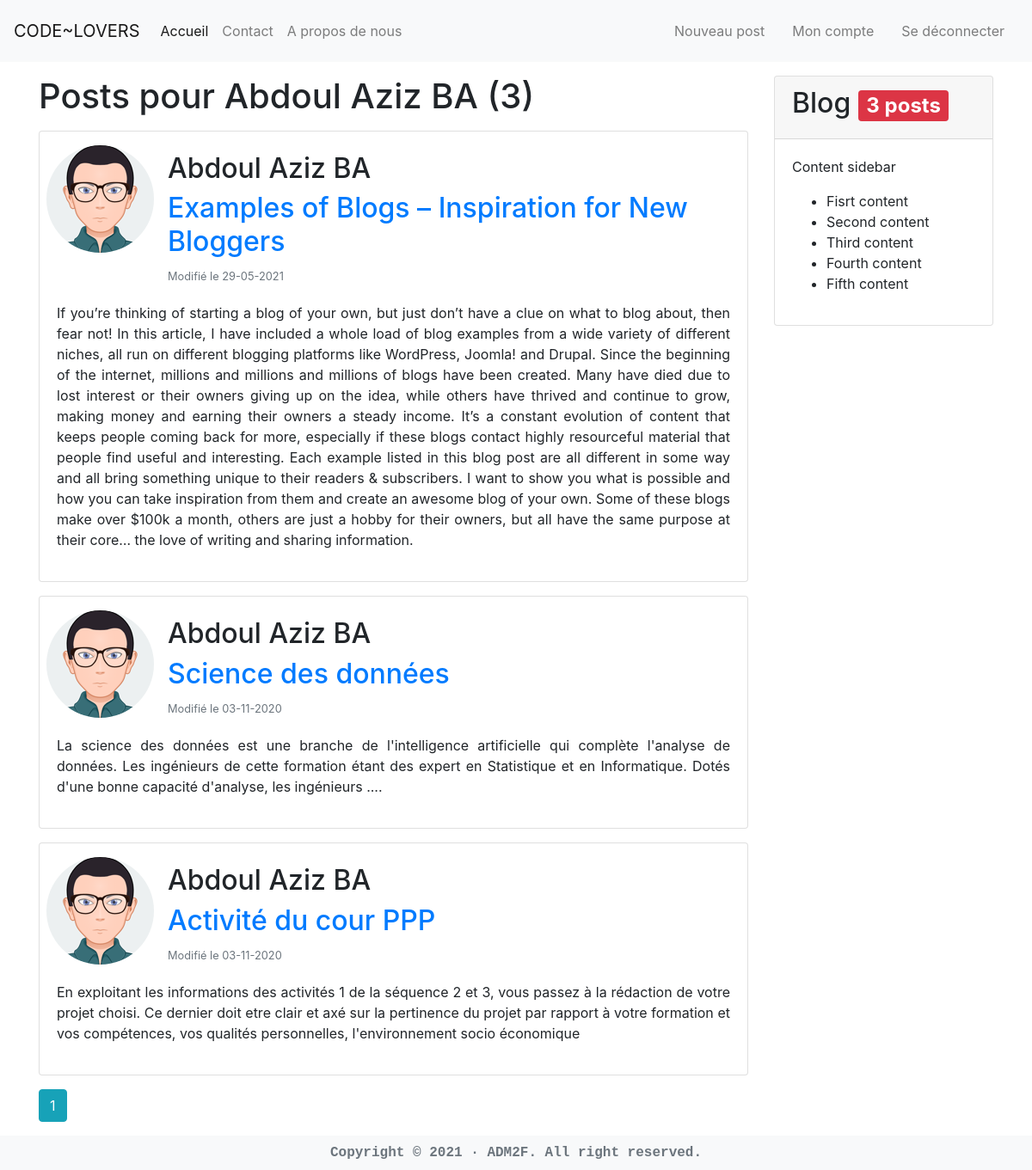
Screenshot of /blog/user/Abdoul Aziz BA (signed in) with the database file from the repository.
### blog/models.py (models this page shows, shortened)
class User(db.Model, UserMixin):
    __tablename__ = 'users'
    id = db.Column(db.Integer, primary_key=True)
    username = db.Column(db.String(20), unique=True, nullable=False)
    email = db.Column(db.String(120), unique=True, nullable=False)
    image_file = db.Column(db.String(120), nullable=False, default='default.png')
    password = db.Column(db.String(60), nullable=False, default='default.png')
    posts = db.relationship('Post', backref='author', lazy=True)

class Post(db.Model):
    __tablename__ = 'posts'
    id = db.Column(db.Integer, primary_key=True)
    title = db.Column(db.String(100), nullable=False)
    date_posted = db.Column(db.DateTime, nullable=False, default=datetime.utcnow())
    content = db.Column(db.Text, nullable=False)
    user_id = db.Column(db.Integer, db.ForeignKey('users.id'), nullable=False)

### blog/routes.py (the view)
@app.route('/blog/user/<string:username>')
def user_posts(username):
    user = User.query.filter_by(username=username).first_or_404()
    page = request.args.get('page', 1, type=int)
    posts = Post.query.filter_by(author=user).order_by(Post.date_posted.desc()).paginate(page=page, per_page=5)
    return render_template('posts/user_posts.html', user=user, posts=posts, title='Blog')

### blog/models.py (called while the page is built)
@login_manager.user_loader
def user_loader(user_id):
    return User.query.get(int(user_id))

### blog/routes.py (called while the page is built)
@app.context_processor
def inject_now():
    return {'now': datetime.now()}

@app.context_processor
def utility_processor():
    def pluralize(count, singular, plural=None):
        if not isinstance(count, int):
            raise ValueError('"{}" must be an integer'.format(count))
        if plural is None:
            plural = singular + 's'
        if count == 1:
            string = singular
        else:
            string = plural
        return f"{count} {string}"
    return dict(pluralize=pluralize)

### blog/templates/posts/user_posts.html
{% extends 'layouts/default.html' %}
{% block body %}
    <div class="row mt-3">
        <div class="col-md-9">
            <h1 class="mb-3">Posts pour {{ user.username }} ({{ posts.total }})</h1>
            {% for post in posts.items %}
                <div class="card mb-3">
                    <div class="media ml-2 mt-3">
                        <img src="{{ url_for('static', filename='img/profile_pics/' + post.author.image_file) }}" alt="" class="align-self-start rounded-circle mr-3">
                        <div class="media-body mt-2">
                            <h2>{{ post.author.username }}</h2>
                            <h2><a class="article-title text-decoration-none" href="{{ url_for('post', post_id=post.id) }}">{{ post.title }}</a></h2>
                            <small class="text-muted">Modifié le {{ post.date_posted.strftime('%d-%m-%Y') }}</small>
                        </div>
                    </div>
                    <div class="card-body">
                        <p class="text-justify">{{ post.content }}</p>
                    </div>
                </div>
            {% endfor %}
            {% for page_num in posts.iter_pages(left_edge=1, right_edge=1, left_current=1, right_current=2) %}
                {% if page_num %}
                    {% if posts.page == page_num %}
                        <a class="btn btn-info mb-2" href="{{ url_for('posts_index', page=page_num) }}">{{ page_num }}</a>
                    {% else %}
                        <a class="btn btn-outline-info mb-2" href="{{ url_for('posts_index', page=page_num) }}">{{ page_num }}</a>
                    {% endif %}
                {% else %}
                    ...
                {% endif %}
            {% endfor %}
        </div>
        <div class="col-md-3">
            <div class="card">
                <div class="card-header">
                    <h2>Blog <div class="badge badge-danger">{{ pluralize(posts.items|length, 'post') }}</div></h2>
                </div>
                <div class="card-body">
                    <p>Content sidebar</p>
                    <ul>
                        <li>Fisrt content</li>
                        <li>Second content</li>
                        <li>Third content</li>
                        <li>Fourth content</li>
                        <li>Fifth content</li>
                    </ul>
                </div>
            </div>
        </div>
    </div>
{% endblock %}

### rows the page displays
User: username "Abdoul Aziz BA"
Post: image_file (picture), author.username "Abdoul Aziz BA", title "Examples of Blogs – Inspiration for New Bloggers", date_posted "29-05-2021", content "If you’re thinking of starting a blog of your own, but just don’t have a clue on what to blog about, then fear not! In this article, I have included a whole load of blog examples from a wide variety of different niches, all run on different blogging platforms like WordPress, Joomla! and Drupal. Since the beginning of the internet, millions and millions and millions of blogs have been created. Many have died due to lost interest or their owners giving up on the idea, while others have thrived and continue to grow, making money and earning their owners a steady income. It’s a constant evolution of content that keeps people coming back for more, especially if these blogs contact highly…"
Post: image_file (picture), author.username "Abdoul Aziz BA", title "Science des données", date_posted "03-11-2020", content "La science des données est une branche de l'intelligence artificielle qui complète l'analyse de données. Les ingénieurs de cette formation étant des expert en Statistique et en Informatique. Dotés d'une bonne capacité d'analyse, les ingénieurs ...."
Post: image_file (picture), author.username "Abdoul Aziz BA", title "Activité du cour PPP", date_posted "03-11-2020", content "En exploitant les informations des activités 1 de la séquence 2 et 3, vous passez à la rédaction de votre projet choisi. Ce dernier doit etre clair et axé sur la pertinence du projet par rapport à votre formation et vos compétences, vos qualités personnelles, l'environnement socio économique"

### other values shown
{{ posts.total }} "3"
{{ page_num }} "1"
{{ pluralize(posts.items|length, 'post') }} "3 posts"
